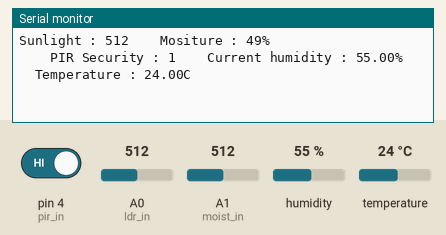
Simulated run of this sketch. Board: Arduino Uno, built with avr-gcc and run on an emulated ATmega328P. On the bench: the last lines printed to the serial monitor. The inputs (shaded band) are chosen by the test bench; at power-on: humidity 55 %, A0 (ldr_in) = 512, A1 (moist_in) = 512, pin 4 (pir_in) HIGH, temperature 24 °C.

Above: at 1.7 s.
1.8 s: humidity set to 22 %
At 3.8 s:
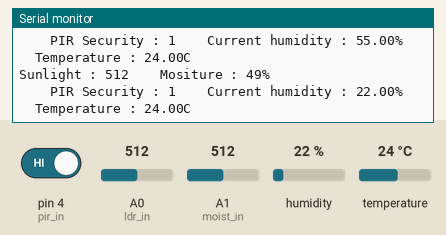
5.1 s: A0 (ldr_in) set to 716
At 6.3 s:
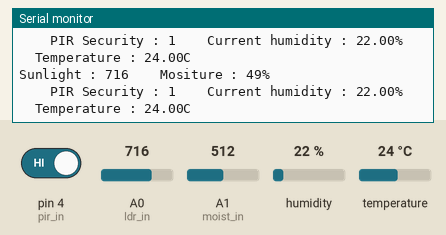
8.4 s: A1 (moist_in) set to 716
At 11.2 s:
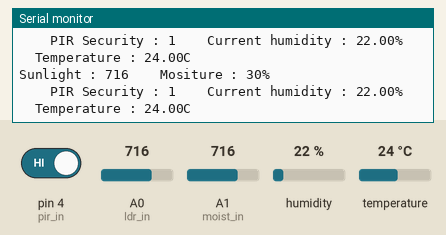
11.7 s: pin 4 (pir_in) driven LOW
At 13.7 s:
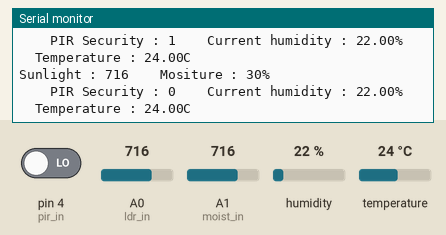
15.0 s: temperature set to 12 °C
At 16.2 s:
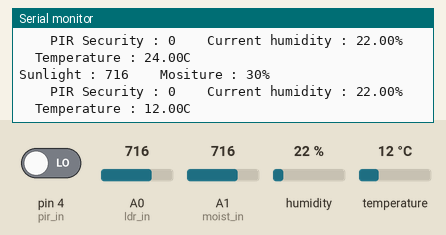
18.3 s: A0 (ldr_in) set to 992
At 19.8 s:
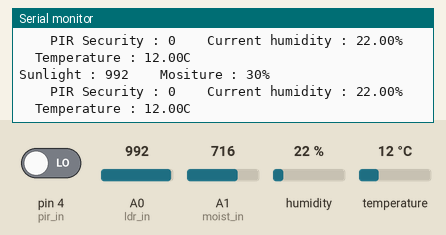
Timing chart, 0 to 21.3 s (numbered marks = the images above; inputs shaded):
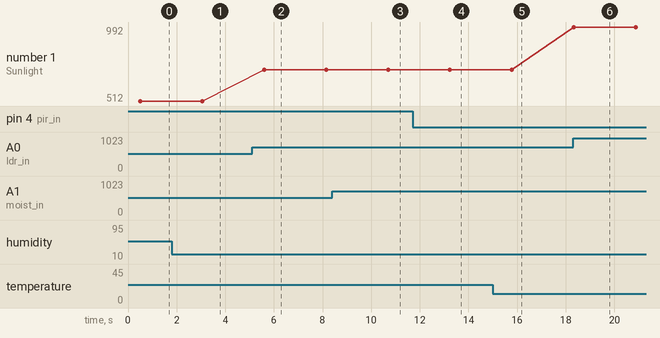

The sketch:

sensorTest.ino
```cpp
#include "dht.h"
#define ldr_in A0  //analog
#define moist_in A1  //analog
#define dht11_in A2  //analog
#define pir_in 4 //digital
int ldr_out, moist_out, pir_out;

dht DHT;
void setup(){

  pinMode(pir_in,INPUT);
  Serial.begin(9600);
  delay(500);//Delay to let system boot
}//end "setup()"

void loop(){
  //Start of Program
    //LDR Reading
   ldr_out =  analogRead(ldr_in);
   Serial.print("Sunlight : ");
   Serial.print(ldr_out);

    //Moisture Reading
   moist_out = analogRead(moist_in);
   moist_out = map(moist_out,1023,0,0,100); //convert to percentage
   Serial.print("    Mositure : ");
   Serial.print(moist_out);
   Serial.println("%");

    //PIR Reading
   pir_out = digitalRead(pir_in);
   Serial.print("    PIR Security : ");
   Serial.print(pir_out);

    //DHT11 reading
   DHT.read11(dht11_in);
   Serial.print("    Current humidity : ");
   Serial.print(DHT.humidity);
   Serial.print("%");
   Serial.print("    Temperature : ");
   Serial.print(DHT.temperature);
   Serial.println("C  ");
   delay(2500);


}// end loop()
```

Measured:
- after the input at 1.8 s, the serial monitor: prints a new line after 1.3 s (image 1)
- after the input at 5.1 s, the serial monitor: prints a new line after 0.50 s (image 2)
- after the input at 8.4 s, the serial monitor: prints a new line after 2.3 s (image 3)
- after the input at 11.7 s, the serial monitor: prints a new line after 1.6 s (image 4)
- after the input at 15.0 s, the serial monitor: prints a new line after 0.82 s (image 5)
- after the input at 18.3 s, the serial monitor: prints a new line at once (image 6)
- plotted number 1: 512 → 716 after the input at 5.1 s, 716 → 992 after the input at 18.3 s
